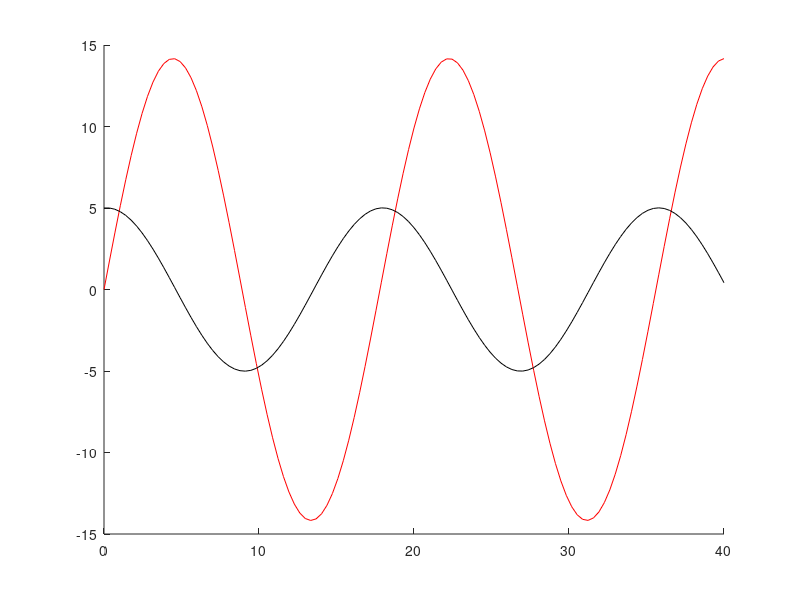

The MATLAB script that drew this image: (Note: this script raises an error after producing the figure.)
clc
clear all
format long
%Time plot

timeplot=10;

%Newmark Method
%Initial Conditions
u0=0;
v0=5;
a0=0;

%Parameter
gamma=0.5;
beta=[0,1/12,1/6,1/4,1/3];
w=0.5;
T=1/w;
%time
tf=20*T;


for ib=1:length(beta)
    delta_t=[0.001,0.005,0.01,0.05,0.1,0.15,0.2,0.25,0.3,0.35,0.4,0.5,0.55,0.60,0.7,0.8,0.9,1];

    deltaT=[];
    KE=[];

    u_ex=[];
    vt=[];

    %Exact Solution
    sol_ex=@(t) v0*sin(w*t)/w;

    for dti=1:length(delta_t)

        u_n1=[];
        v_n1=[];
        a_n1=[];
        vP = [];
        P_ex=[];
        P_ex(1)=0;
        
        maxvel=[];

        u_n1(1)=u0;
        v_n1(1)=v0;
        a_n1(1)=a0;
             

        it=delta_t(dti);
        n=tf/delta_t(dti);
        vt = linspace(0,tf,n+1);

        i=2; %index 
        iP=1; % Newmark Period Counter
        iP2=0; % Exact Period Counter

        while it<=tf+delta_t

            u_n1(i)=u_n1(i-1) + delta_t(dti)*v_n1(i-1)+0.5*delta_t(dti)^2*(1-2*beta(ib))*a_n1(i-1);
            v_n1(i)=v_n1(i-1)+delta_t(dti)*(1-gamma)*a_n1(i-1);
            a_n1(i)=-w^2*u_n1(i)/(1+w^2*beta(ib)*delta_t(dti)^2);

            %Newmark Period
            if sign(u_n1(i))~=sign(u_n1(i-1)) 
                t1=it-delta_t(dti);
                t2=it;
                vP(iP)=((t2-t1)/(u_n1(i)-u_n1(i-1)))*(0-u_n1(i-1))+t1;

                %Exact 
                P_ex(iP)=pi*iP2/w;

                iP=iP+1;
                iP2=iP2+1;

            end

 
            it=it+delta_t(dti);
            i=i+1;

        end

        %Error Periodo en 3 indice
        deltaT(dti)=(vP(3)-P_ex(3));
        deltaTT(dti)=deltaT(dti)/T;
        delta_tT(dti)=delta_t(dti)/T;
        
        %Kinetic Energy
        maxvel(dti)=max(abs(v_n1(:)));
        KE(dti)=0.5*maxvel(dti)^2;
        
        if dti==timeplot
            %Newmark Displacement Plot
            figure(ib)
            hold on
            plot(vt,u_n1, '-r');
            plot(vt,v_n1, '-k');
            tit='Solution Comparison beta='+string(beta(ib))+' $\Delta t=$'+string(delta_t(timeplot));
            title(tit,'Interpreter','latex','FontSize',17);
            xlabel('$t$','Interpreter','latex','FontSize',17);
            ylabel('$u$','Interpreter','latex','FontSize',17);

            %Exact Displacement Plot
            n_ex=tf/0.001;
            vt_ex = linspace(0,tf,n+1);
            plot(vt_ex,sol_ex(vt_ex),'-b');
            grid on
            legend('Newmark','Velocity','Exact')
            hold off
        end

    end
    
    
    
    %Error Plots
    figure(6)
    hold on
    plot(delta_tT,deltaTT);
    title('Error Plot','Interpreter','latex','FontSize',17);
    legend('beta=0','beta=1/12','beta=1/6','beta=1/4','beta=1/3');
    xlabel('$\Delta t / T$','Interpreter','latex','FontSize',17);
    ylabel('$\Delta T / T$','Interpreter','latex','FontSize',17);
    grid on
    hold off 
    
    %Kinetic Plots
    figure(7)
    hold on
    plot(log10(delta_t),log10(KE));
    title('Kinetic Energy Plot','Interpreter','latex','FontSize',17);
    legend('beta=0','beta=1/12','beta=1/6','beta=1/4','beta=1/3');
    xlabel('$log_{10}(\Delta t)$','Interpreter','latex','FontSize',17);
    ylabel('$log_{10}(K)$','Interpreter','latex','FontSize',17);
    grid on
    hold off 
    

    
end
